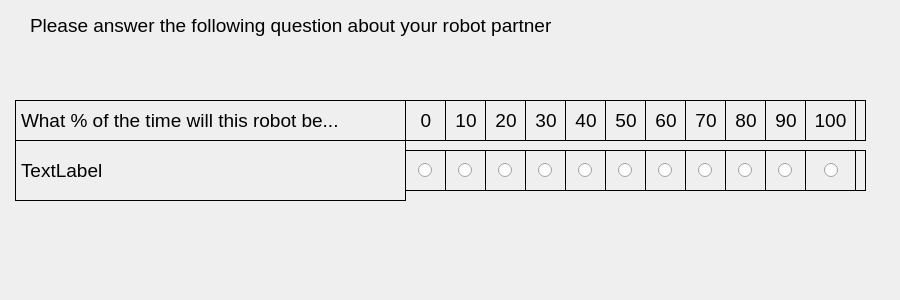
<?xml version="1.0" encoding="UTF-8"?>
<ui version="4.0">
 <class>Survey</class>
 <widget class="QDialog" name="Survey">
  <property name="windowModality">
   <enum>Qt::ApplicationModal</enum>
  </property>
  <property name="geometry">
   <rect>
    <x>0</x>
    <y>0</y>
    <width>900</width>
    <height>300</height>
   </rect>
  </property>
  <property name="windowTitle">
   <string>Survey</string>
  </property>
  <widget class="QFrame" name="frame">
   <property name="geometry">
    <rect>
     <x>405</x>
     <y>150</y>
     <width>461</width>
     <height>41</height>
    </rect>
   </property>
   <property name="font">
    <font>
     <pointsize>14</pointsize>
    </font>
   </property>
   <property name="frameShape">
    <enum>QFrame::Box</enum>
   </property>
   <property name="frameShadow">
    <enum>QFrame::Plain</enum>
   </property>
   <widget class="QFrame" name="frame_2">
    <property name="geometry">
     <rect>
      <x>0</x>
      <y>0</y>
      <width>41</width>
      <height>41</height>
     </rect>
    </property>
    <property name="font">
     <font>
      <pointsize>14</pointsize>
     </font>
    </property>
    <property name="frameShape">
     <enum>QFrame::Box</enum>
    </property>
    <property name="frameShadow">
     <enum>QFrame::Plain</enum>
    </property>
    <widget class="QRadioButton" name="radio_0">
     <property name="geometry">
      <rect>
       <x>13</x>
       <y>0</y>
       <width>31</width>
       <height>41</height>
      </rect>
     </property>
     <property name="font">
      <font>
       <pointsize>14</pointsize>
      </font>
     </property>
     <property name="text">
      <string/>
     </property>
     <property name="checked">
      <bool>false</bool>
     </property>
    </widget>
   </widget>
   <widget class="QFrame" name="frame_3">
    <property name="geometry">
     <rect>
      <x>40</x>
      <y>0</y>
      <width>41</width>
      <height>41</height>
     </rect>
    </property>
    <property name="font">
     <font>
      <pointsize>14</pointsize>
     </font>
    </property>
    <property name="frameShape">
     <enum>QFrame::Box</enum>
    </property>
    <property name="frameShadow">
     <enum>QFrame::Plain</enum>
    </property>
    <widget class="QRadioButton" name="radio_10">
     <property name="geometry">
      <rect>
       <x>13</x>
       <y>0</y>
       <width>31</width>
       <height>41</height>
      </rect>
     </property>
     <property name="font">
      <font>
       <pointsize>14</pointsize>
      </font>
     </property>
     <property name="text">
      <string/>
     </property>
     <property name="checked">
      <bool>false</bool>
     </property>
    </widget>
   </widget>
   <widget class="QFrame" name="frame_4">
    <property name="geometry">
     <rect>
      <x>80</x>
      <y>0</y>
      <width>41</width>
      <height>41</height>
     </rect>
    </property>
    <property name="font">
     <font>
      <pointsize>14</pointsize>
     </font>
    </property>
    <property name="frameShape">
     <enum>QFrame::Box</enum>
    </property>
    <property name="frameShadow">
     <enum>QFrame::Plain</enum>
    </property>
    <widget class="QRadioButton" name="radio_20">
     <property name="geometry">
      <rect>
       <x>13</x>
       <y>0</y>
       <width>31</width>
       <height>41</height>
      </rect>
     </property>
     <property name="font">
      <font>
       <pointsize>14</pointsize>
      </font>
     </property>
     <property name="text">
      <string/>
     </property>
     <property name="checked">
      <bool>false</bool>
     </property>
    </widget>
   </widget>
   <widget class="QFrame" name="frame_5">
    <property name="geometry">
     <rect>
      <x>120</x>
      <y>0</y>
      <width>41</width>
      <height>41</height>
     </rect>
    </property>
    <property name="font">
     <font>
      <pointsize>14</pointsize>
     </font>
    </property>
    <property name="frameShape">
     <enum>QFrame::Box</enum>
    </property>
    <property name="frameShadow">
     <enum>QFrame::Plain</enum>
    </property>
    <widget class="QRadioButton" name="radio_30">
     <property name="geometry">
      <rect>
       <x>13</x>
       <y>0</y>
       <width>31</width>
       <height>41</height>
      </rect>
     </property>
     <property name="font">
      <font>
       <pointsize>14</pointsize>
      </font>
     </property>
     <property name="text">
      <string/>
     </property>
     <property name="checked">
      <bool>false</bool>
     </property>
    </widget>
   </widget>
   <widget class="QFrame" name="frame_7">
    <property name="geometry">
     <rect>
      <x>160</x>
      <y>0</y>
      <width>41</width>
      <height>41</height>
     </rect>
    </property>
    <property name="font">
     <font>
      <pointsize>14</pointsize>
     </font>
    </property>
    <property name="frameShape">
     <enum>QFrame::Box</enum>
    </property>
    <property name="frameShadow">
     <enum>QFrame::Plain</enum>
    </property>
    <widget class="QRadioButton" name="radio_40">
     <property name="geometry">
      <rect>
       <x>13</x>
       <y>0</y>
       <width>31</width>
       <height>41</height>
      </rect>
     </property>
     <property name="font">
      <font>
       <pointsize>14</pointsize>
      </font>
     </property>
     <property name="text">
      <string/>
     </property>
     <property name="checked">
      <bool>false</bool>
     </property>
    </widget>
   </widget>
   <widget class="QFrame" name="frame_6">
    <property name="geometry">
     <rect>
      <x>200</x>
      <y>0</y>
      <width>41</width>
      <height>41</height>
     </rect>
    </property>
    <property name="font">
     <font>
      <pointsize>14</pointsize>
     </font>
    </property>
    <property name="frameShape">
     <enum>QFrame::Box</enum>
    </property>
    <property name="frameShadow">
     <enum>QFrame::Plain</enum>
    </property>
    <widget class="QRadioButton" name="radio_50">
     <property name="geometry">
      <rect>
       <x>13</x>
       <y>0</y>
       <width>31</width>
       <height>41</height>
      </rect>
     </property>
     <property name="font">
      <font>
       <pointsize>14</pointsize>
      </font>
     </property>
     <property name="text">
      <string/>
     </property>
     <property name="checked">
      <bool>false</bool>
     </property>
    </widget>
   </widget>
   <widget class="QFrame" name="frame_8">
    <property name="geometry">
     <rect>
      <x>240</x>
      <y>0</y>
      <width>41</width>
      <height>41</height>
     </rect>
    </property>
    <property name="font">
     <font>
      <pointsize>14</pointsize>
     </font>
    </property>
    <property name="frameShape">
     <enum>QFrame::Box</enum>
    </property>
    <property name="frameShadow">
     <enum>QFrame::Plain</enum>
    </property>
    <widget class="QRadioButton" name="radio_60">
     <property name="geometry">
      <rect>
       <x>13</x>
       <y>0</y>
       <width>31</width>
       <height>41</height>
      </rect>
     </property>
     <property name="font">
      <font>
       <pointsize>14</pointsize>
      </font>
     </property>
     <property name="text">
      <string/>
     </property>
     <property name="checked">
      <bool>false</bool>
     </property>
    </widget>
   </widget>
   <widget class="QFrame" name="frame_9">
    <property name="geometry">
     <rect>
      <x>280</x>
      <y>0</y>
      <width>41</width>
      <height>41</height>
     </rect>
    </property>
    <property name="font">
     <font>
      <pointsize>14</pointsize>
     </font>
    </property>
    <property name="frameShape">
     <enum>QFrame::Box</enum>
    </property>
    <property name="frameShadow">
     <enum>QFrame::Plain</enum>
    </property>
    <widget class="QRadioButton" name="radio_70">
     <property name="geometry">
      <rect>
       <x>13</x>
       <y>0</y>
       <width>31</width>
       <height>41</height>
      </rect>
     </property>
     <property name="font">
      <font>
       <pointsize>14</pointsize>
      </font>
     </property>
     <property name="text">
      <string/>
     </property>
     <property name="checked">
      <bool>false</bool>
     </property>
    </widget>
   </widget>
   <widget class="QFrame" name="frame_10">
    <property name="geometry">
     <rect>
      <x>320</x>
      <y>0</y>
      <width>41</width>
      <height>41</height>
     </rect>
    </property>
    <property name="font">
     <font>
      <pointsize>14</pointsize>
     </font>
    </property>
    <property name="frameShape">
     <enum>QFrame::Box</enum>
    </property>
    <property name="frameShadow">
     <enum>QFrame::Plain</enum>
    </property>
    <widget class="QFrame" name="frame_11">
     <property name="geometry">
      <rect>
       <x>0</x>
       <y>0</y>
       <width>41</width>
       <height>41</height>
      </rect>
     </property>
     <property name="font">
      <font>
       <pointsize>14</pointsize>
      </font>
     </property>
     <property name="frameShape">
      <enum>QFrame::Box</enum>
     </property>
     <property name="frameShadow">
      <enum>QFrame::Plain</enum>
     </property>
     <widget class="QRadioButton" name="radio_80">
      <property name="geometry">
       <rect>
        <x>13</x>
        <y>0</y>
        <width>31</width>
        <height>41</height>
       </rect>
      </property>
      <property name="font">
       <font>
        <pointsize>14</pointsize>
       </font>
      </property>
      <property name="text">
       <string/>
      </property>
      <property name="checked">
       <bool>false</bool>
      </property>
     </widget>
    </widget>
   </widget>
   <widget class="QFrame" name="frame_12">
    <property name="geometry">
     <rect>
      <x>360</x>
      <y>0</y>
      <width>41</width>
      <height>41</height>
     </rect>
    </property>
    <property name="font">
     <font>
      <pointsize>14</pointsize>
     </font>
    </property>
    <property name="frameShape">
     <enum>QFrame::Box</enum>
    </property>
    <property name="frameShadow">
     <enum>QFrame::Plain</enum>
    </property>
    <widget class="QRadioButton" name="radio_90">
     <property name="geometry">
      <rect>
       <x>13</x>
       <y>0</y>
       <width>31</width>
       <height>41</height>
      </rect>
     </property>
     <property name="font">
      <font>
       <pointsize>14</pointsize>
      </font>
     </property>
     <property name="text">
      <string/>
     </property>
     <property name="checked">
      <bool>false</bool>
     </property>
    </widget>
   </widget>
   <widget class="QFrame" name="frame_24">
    <property name="geometry">
     <rect>
      <x>400</x>
      <y>0</y>
      <width>51</width>
      <height>41</height>
     </rect>
    </property>
    <property name="font">
     <font>
      <pointsize>14</pointsize>
     </font>
    </property>
    <property name="frameShape">
     <enum>QFrame::Box</enum>
    </property>
    <property name="frameShadow">
     <enum>QFrame::Plain</enum>
    </property>
    <widget class="QRadioButton" name="radio_100">
     <property name="geometry">
      <rect>
       <x>19</x>
       <y>0</y>
       <width>31</width>
       <height>41</height>
      </rect>
     </property>
     <property name="font">
      <font>
       <pointsize>14</pointsize>
      </font>
     </property>
     <property name="text">
      <string/>
     </property>
     <property name="checked">
      <bool>false</bool>
     </property>
    </widget>
   </widget>
  </widget>
  <widget class="QLabel" name="section_text">
   <property name="geometry">
    <rect>
     <x>15</x>
     <y>100</y>
     <width>391</width>
     <height>41</height>
    </rect>
   </property>
   <property name="font">
    <font>
     <pointsize>14</pointsize>
    </font>
   </property>
   <property name="frameShape">
    <enum>QFrame::Box</enum>
   </property>
   <property name="text">
    <string>What % of the time will this robot be...</string>
   </property>
  </widget>
  <widget class="QLabel" name="prompt_text">
   <property name="geometry">
    <rect>
     <x>15</x>
     <y>140</y>
     <width>391</width>
     <height>61</height>
    </rect>
   </property>
   <property name="font">
    <font>
     <pointsize>14</pointsize>
    </font>
   </property>
   <property name="frameShape">
    <enum>QFrame::Box</enum>
   </property>
   <property name="text">
    <string>TextLabel</string>
   </property>
  </widget>
  <widget class="QFrame" name="frame_13">
   <property name="geometry">
    <rect>
     <x>405</x>
     <y>100</y>
     <width>461</width>
     <height>41</height>
    </rect>
   </property>
   <property name="font">
    <font>
     <pointsize>14</pointsize>
    </font>
   </property>
   <property name="frameShape">
    <enum>QFrame::Box</enum>
   </property>
   <property name="frameShadow">
    <enum>QFrame::Plain</enum>
   </property>
   <widget class="QFrame" name="frame_14">
    <property name="geometry">
     <rect>
      <x>0</x>
      <y>0</y>
      <width>41</width>
      <height>41</height>
     </rect>
    </property>
    <property name="font">
     <font>
      <pointsize>14</pointsize>
     </font>
    </property>
    <property name="frameShape">
     <enum>QFrame::Box</enum>
    </property>
    <property name="frameShadow">
     <enum>QFrame::Plain</enum>
    </property>
    <widget class="QLabel" name="label">
     <property name="geometry">
      <rect>
       <x>5</x>
       <y>10</y>
       <width>32</width>
       <height>20</height>
      </rect>
     </property>
     <property name="font">
      <font>
       <pointsize>14</pointsize>
      </font>
     </property>
     <property name="text">
      <string>0</string>
     </property>
     <property name="alignment">
      <set>Qt::AlignCenter</set>
     </property>
    </widget>
   </widget>
   <widget class="QFrame" name="frame_15">
    <property name="geometry">
     <rect>
      <x>40</x>
      <y>0</y>
      <width>41</width>
      <height>41</height>
     </rect>
    </property>
    <property name="font">
     <font>
      <pointsize>14</pointsize>
     </font>
    </property>
    <property name="frameShape">
     <enum>QFrame::Box</enum>
    </property>
    <property name="frameShadow">
     <enum>QFrame::Plain</enum>
    </property>
    <widget class="QLabel" name="label_13">
     <property name="geometry">
      <rect>
       <x>5</x>
       <y>10</y>
       <width>32</width>
       <height>20</height>
      </rect>
     </property>
     <property name="font">
      <font>
       <pointsize>14</pointsize>
      </font>
     </property>
     <property name="text">
      <string>10</string>
     </property>
     <property name="alignment">
      <set>Qt::AlignCenter</set>
     </property>
    </widget>
   </widget>
   <widget class="QFrame" name="frame_16">
    <property name="geometry">
     <rect>
      <x>80</x>
      <y>0</y>
      <width>41</width>
      <height>41</height>
     </rect>
    </property>
    <property name="font">
     <font>
      <pointsize>14</pointsize>
     </font>
    </property>
    <property name="frameShape">
     <enum>QFrame::Box</enum>
    </property>
    <property name="frameShadow">
     <enum>QFrame::Plain</enum>
    </property>
    <widget class="QLabel" name="label_14">
     <property name="geometry">
      <rect>
       <x>5</x>
       <y>10</y>
       <width>32</width>
       <height>20</height>
      </rect>
     </property>
     <property name="font">
      <font>
       <pointsize>14</pointsize>
      </font>
     </property>
     <property name="text">
      <string>20</string>
     </property>
     <property name="alignment">
      <set>Qt::AlignCenter</set>
     </property>
    </widget>
   </widget>
   <widget class="QFrame" name="frame_17">
    <property name="geometry">
     <rect>
      <x>120</x>
      <y>0</y>
      <width>41</width>
      <height>41</height>
     </rect>
    </property>
    <property name="font">
     <font>
      <pointsize>14</pointsize>
     </font>
    </property>
    <property name="frameShape">
     <enum>QFrame::Box</enum>
    </property>
    <property name="frameShadow">
     <enum>QFrame::Plain</enum>
    </property>
    <widget class="QLabel" name="label_15">
     <property name="geometry">
      <rect>
       <x>5</x>
       <y>10</y>
       <width>32</width>
       <height>20</height>
      </rect>
     </property>
     <property name="font">
      <font>
       <pointsize>14</pointsize>
      </font>
     </property>
     <property name="text">
      <string>30</string>
     </property>
     <property name="alignment">
      <set>Qt::AlignCenter</set>
     </property>
    </widget>
   </widget>
   <widget class="QFrame" name="frame_18">
    <property name="geometry">
     <rect>
      <x>160</x>
      <y>0</y>
      <width>41</width>
      <height>41</height>
     </rect>
    </property>
    <property name="font">
     <font>
      <pointsize>14</pointsize>
     </font>
    </property>
    <property name="frameShape">
     <enum>QFrame::Box</enum>
    </property>
    <property name="frameShadow">
     <enum>QFrame::Plain</enum>
    </property>
    <widget class="QLabel" name="label_16">
     <property name="geometry">
      <rect>
       <x>5</x>
       <y>10</y>
       <width>32</width>
       <height>20</height>
      </rect>
     </property>
     <property name="font">
      <font>
       <pointsize>14</pointsize>
      </font>
     </property>
     <property name="text">
      <string>40</string>
     </property>
     <property name="alignment">
      <set>Qt::AlignCenter</set>
     </property>
    </widget>
   </widget>
   <widget class="QFrame" name="frame_19">
    <property name="geometry">
     <rect>
      <x>200</x>
      <y>0</y>
      <width>41</width>
      <height>41</height>
     </rect>
    </property>
    <property name="font">
     <font>
      <pointsize>14</pointsize>
     </font>
    </property>
    <property name="frameShape">
     <enum>QFrame::Box</enum>
    </property>
    <property name="frameShadow">
     <enum>QFrame::Plain</enum>
    </property>
    <widget class="QLabel" name="label_18">
     <property name="geometry">
      <rect>
       <x>5</x>
       <y>10</y>
       <width>32</width>
       <height>20</height>
      </rect>
     </property>
     <property name="font">
      <font>
       <pointsize>14</pointsize>
      </font>
     </property>
     <property name="text">
      <string>50</string>
     </property>
     <property name="alignment">
      <set>Qt::AlignCenter</set>
     </property>
    </widget>
   </widget>
   <widget class="QFrame" name="frame_20">
    <property name="geometry">
     <rect>
      <x>240</x>
      <y>0</y>
      <width>41</width>
      <height>41</height>
     </rect>
    </property>
    <property name="font">
     <font>
      <pointsize>14</pointsize>
     </font>
    </property>
    <property name="frameShape">
     <enum>QFrame::Box</enum>
    </property>
    <property name="frameShadow">
     <enum>QFrame::Plain</enum>
    </property>
    <widget class="QLabel" name="label_19">
     <property name="geometry">
      <rect>
       <x>5</x>
       <y>10</y>
       <width>32</width>
       <height>20</height>
      </rect>
     </property>
     <property name="font">
      <font>
       <pointsize>14</pointsize>
      </font>
     </property>
     <property name="text">
      <string>60</string>
     </property>
     <property name="alignment">
      <set>Qt::AlignCenter</set>
     </property>
    </widget>
   </widget>
   <widget class="QFrame" name="frame_21">
    <property name="geometry">
     <rect>
      <x>280</x>
      <y>0</y>
      <width>41</width>
      <height>41</height>
     </rect>
    </property>
    <property name="font">
     <font>
      <pointsize>14</pointsize>
     </font>
    </property>
    <property name="frameShape">
     <enum>QFrame::Box</enum>
    </property>
    <property name="frameShadow">
     <enum>QFrame::Plain</enum>
    </property>
    <widget class="QLabel" name="label_20">
     <property name="geometry">
      <rect>
       <x>5</x>
       <y>10</y>
       <width>32</width>
       <height>20</height>
      </rect>
     </property>
     <property name="font">
      <font>
       <pointsize>14</pointsize>
      </font>
     </property>
     <property name="text">
      <string>70</string>
     </property>
     <property name="alignment">
      <set>Qt::AlignCenter</set>
     </property>
    </widget>
   </widget>
   <widget class="QFrame" name="frame_22">
    <property name="geometry">
     <rect>
      <x>320</x>
      <y>0</y>
      <width>41</width>
      <height>41</height>
     </rect>
    </property>
    <property name="font">
     <font>
      <pointsize>14</pointsize>
     </font>
    </property>
    <property name="frameShape">
     <enum>QFrame::Box</enum>
    </property>
    <property name="frameShadow">
     <enum>QFrame::Plain</enum>
    </property>
    <widget class="QLabel" name="label_21">
     <property name="geometry">
      <rect>
       <x>5</x>
       <y>10</y>
       <width>32</width>
       <height>20</height>
      </rect>
     </property>
     <property name="font">
      <font>
       <pointsize>14</pointsize>
      </font>
     </property>
     <property name="text">
      <string>80</string>
     </property>
     <property name="alignment">
      <set>Qt::AlignCenter</set>
     </property>
    </widget>
   </widget>
   <widget class="QFrame" name="frame_23">
    <property name="geometry">
     <rect>
      <x>360</x>
      <y>0</y>
      <width>41</width>
      <height>41</height>
     </rect>
    </property>
    <property name="font">
     <font>
      <pointsize>14</pointsize>
     </font>
    </property>
    <property name="frameShape">
     <enum>QFrame::Box</enum>
    </property>
    <property name="frameShadow">
     <enum>QFrame::Plain</enum>
    </property>
    <widget class="QLabel" name="label_22">
     <property name="geometry">
      <rect>
       <x>5</x>
       <y>10</y>
       <width>32</width>
       <height>20</height>
      </rect>
     </property>
     <property name="font">
      <font>
       <pointsize>14</pointsize>
      </font>
     </property>
     <property name="text">
      <string>90</string>
     </property>
     <property name="alignment">
      <set>Qt::AlignCenter</set>
     </property>
    </widget>
   </widget>
   <widget class="QFrame" name="frame_25">
    <property name="geometry">
     <rect>
      <x>400</x>
      <y>0</y>
      <width>51</width>
      <height>41</height>
     </rect>
    </property>
    <property name="font">
     <font>
      <pointsize>14</pointsize>
     </font>
    </property>
    <property name="frameShape">
     <enum>QFrame::Box</enum>
    </property>
    <property name="frameShadow">
     <enum>QFrame::Plain</enum>
    </property>
    <widget class="QLabel" name="label_23">
     <property name="geometry">
      <rect>
       <x>5</x>
       <y>10</y>
       <width>41</width>
       <height>20</height>
      </rect>
     </property>
     <property name="font">
      <font>
       <pointsize>14</pointsize>
      </font>
     </property>
     <property name="text">
      <string>100</string>
     </property>
     <property name="alignment">
      <set>Qt::AlignCenter</set>
     </property>
    </widget>
   </widget>
  </widget>
  <widget class="QLabel" name="label_2">
   <property name="geometry">
    <rect>
     <x>30</x>
     <y>10</y>
     <width>861</width>
     <height>31</height>
    </rect>
   </property>
   <property name="font">
    <font>
     <pointsize>14</pointsize>
    </font>
   </property>
   <property name="text">
    <string>Please answer the following question about your robot partner</string>
   </property>
  </widget>
 </widget>
 <resources/>
 <connections/>
</ui>
